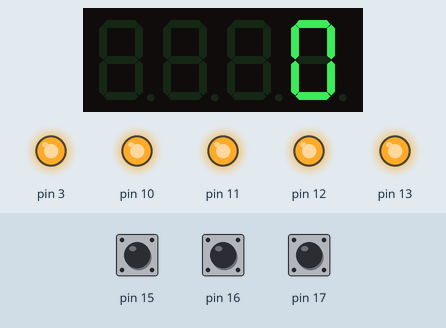
Recording of a program running on a simulated Arduino Uno, built with avr-gcc and run on an emulated ATmega328P. On the bench: 4-digit seven-segment display, output pins drawn as LEDs (lit = HIGH). The inputs (shaded band) are chosen by the test bench; at power-on: pin 17 HIGH, pin 15 HIGH, pin 16 HIGH. Random numbers use the default seed unless the program sets one.

Above: at 7.2 s.
7.3 s: pin 17 pulled LOW for 0.15 s
At 8.0 s:
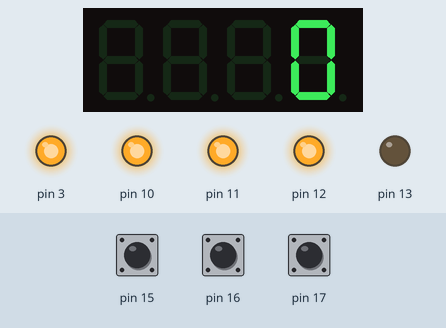
8.9 s: pin 17 pulled LOW for 1 s
At 10.5 s:
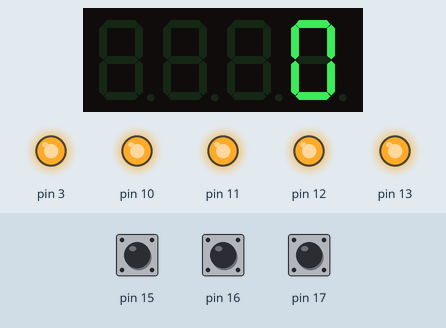
11.4 s: pin 15 pulled LOW for 0.15 s
At 12.4 s:
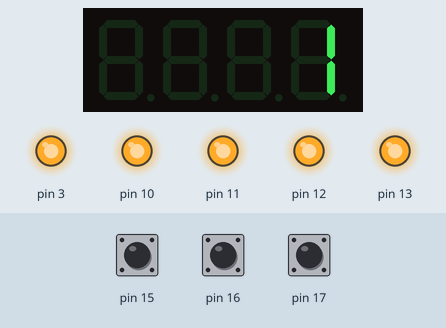
13.0 s: pin 15 pulled LOW for 1 s
At 14.8 s:
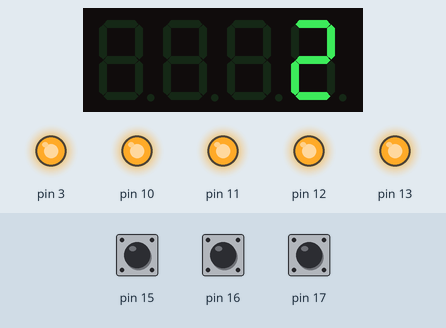
Timing chart, 0 to 16.3 s (numbered marks = the images above; inputs shaded):
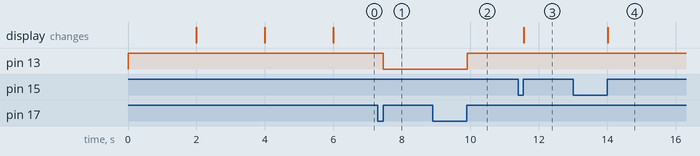

Measured:
- after the input at 7.3 s, pin 13: HIGH → LOW after 0.16 s
- after the input at 8.9 s, pin 13: LOW → HIGH after 1.0 s
- after the input at 11.4 s, the display: changes after 0.16 s (image 3)
- after the input at 13.0 s, the display: changes after 1.0 s (image 4)

The program:

main.cpp
```cpp
#include <Arduino.h>
#include <TimerOne.h>
#include <Wire.h>
#include <MultiFuncShield.h>
bool lock;
int counter;
void writeCounter() {
  MFS.write((int)counter);
}
void setup() {
  Timer1.initialize();
  MFS.initialize(&Timer1);
  randomSeed(analogRead(A0));
  pinMode(13, OUTPUT);
  counter = 0;
  lock = false;
  digitalWrite(13, !false);
  MFS.write("hi");
  delay(2000);
  MFS.write("hru?");
  delay(2000);
  MFS.write("----");
  delay(2000);
  writeCounter();
}
void loop() {
  byte btn = MFS.getButton();
  if (btn) {
    byte buttonNumber = btn & B00111111;
    byte buttonAction = btn & B11000000;
    bool _short = buttonAction == BUTTON_SHORT_RELEASE_IND;
    if (!lock && buttonNumber == 1 && _short) {
      if (counter == 9999)
        counter = 0;
      else
        counter++;
      writeCounter();
    } else if (!lock && buttonNumber == 2 && _short) {
      counter = 0;
      writeCounter();
    } else if (buttonNumber == 3 && _short) {
      lock = !lock;
      digitalWrite(13, !lock);
    } else if (buttonNumber == 1 && !_short && !lock && buttonAction == BUTTON_LONG_RELEASE_IND) {
      counter = random(0, 9999);
      writeCounter();
    }
  }
}
```
